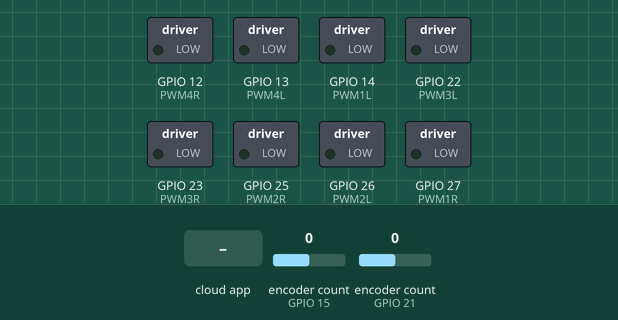
Bench run of a sketch on a simulated ESP32. Shown: switched loads named in the sketch (green lamp = pin HIGH). The test bench sets the inputs (shaded band); at power-on: encoder count (sensors on GPIO 15, GPIO 21) 0. The ROS host is connected and sends only what is stated.

Above: at 1.2 s.
1.3 s: the phone or cloud app sets linear.x to -100
At 2.6 s:
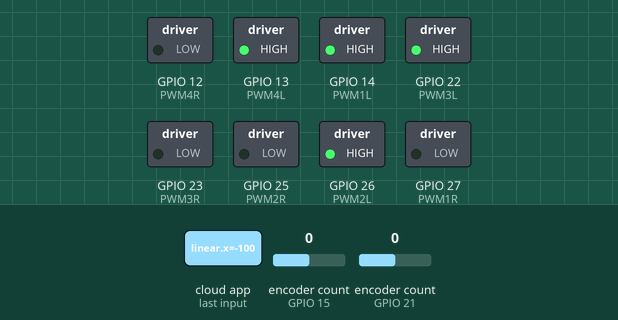
2.9 s: the phone or cloud app sets linear.x to 100
At 3.5 s:
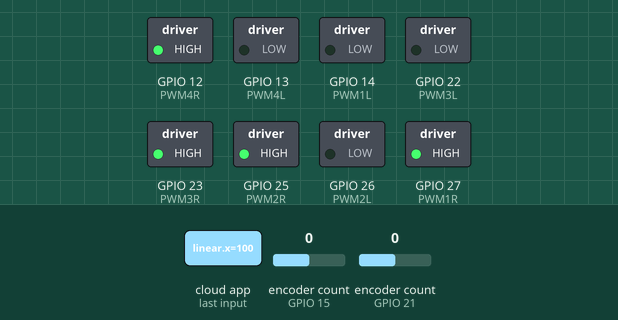
4.5 s: the phone or cloud app sets linear.x to 0
At 5.5 s:
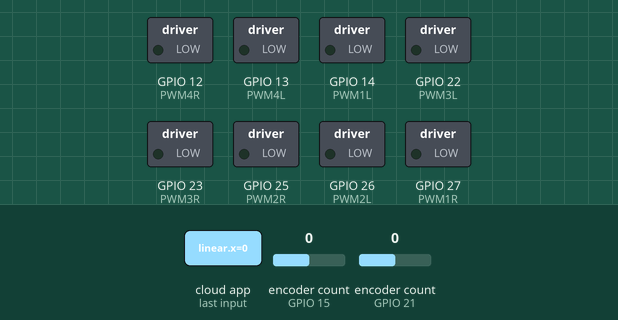
6.1 s: the phone or cloud app sets angular.z to -100
At 7.4 s:
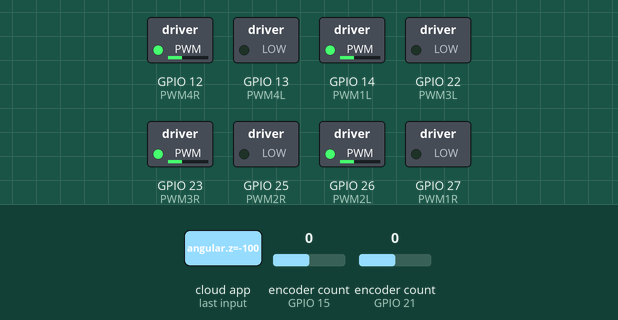
7.7 s: the phone or cloud app sets angular.z to 100
At 8.1 s:
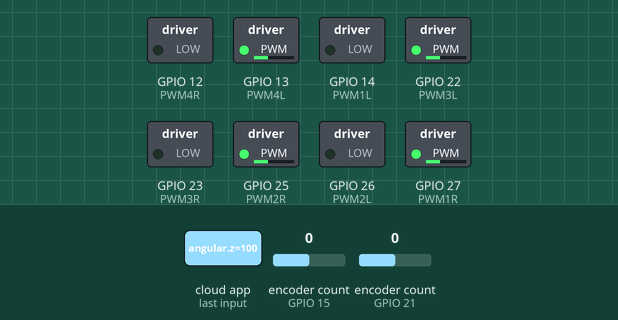
9.3 s: the phone or cloud app sets linear.x to -100
At 10.1 s:
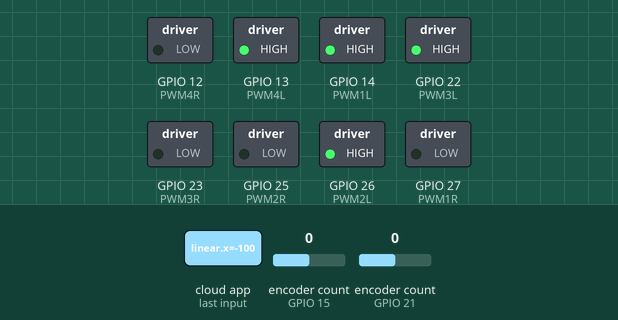
Timing chart, 0 to 11.9 s (numbered marks = the images above; inputs shaded):
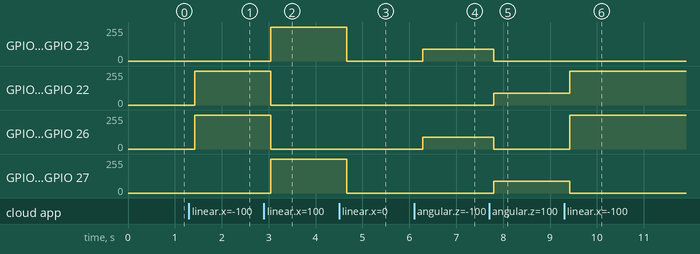

Measured:
- after the input at 1.3 s, GPIO 13 (PWM4L), GPIO 14 (PWM1L), GPIO 22 (PWM3L), GPIO 26 (PWM2L): 0/255 → 255/255 after 0.12 s
- after the input at 2.9 s, GPIO 12 (PWM4R), GPIO 23 (PWM3R), GPIO 25 (PWM2R), GPIO 27 (PWM1R): 0/255 → 255/255 after 0.14 s; GPIO 13 (PWM4L), GPIO 14 (PWM1L), GPIO 22 (PWM3L), GPIO 26 (PWM2L): 255/255 → 0/255 after 0.14 s
- after the input at 4.5 s, GPIO 12 (PWM4R), GPIO 23 (PWM3R), GPIO 25 (PWM2R), GPIO 27 (PWM1R): 255/255 → 0/255 after 0.16 s
- after the input at 6.1 s, GPIO 12 (PWM4R), GPIO 14 (PWM1L), GPIO 23 (PWM3R), GPIO 26 (PWM2L): 0/255 → 89/255 after 0.18 s
- after the input at 7.7 s, GPIO 12 (PWM4R), GPIO 14 (PWM1L), GPIO 23 (PWM3R), GPIO 26 (PWM2L): 89/255 → 0/255 after 0.10 s; GPIO 13 (PWM4L), GPIO 22 (PWM3L), GPIO 25 (PWM2R), GPIO 27 (PWM1R): 0/255 → 89/255 after 0.10 s
- after the input at 9.3 s, GPIO 13 (PWM4L), GPIO 22 (PWM3L): 89/255 → 255/255 after 0.12 s; GPIO 14 (PWM1L), GPIO 26 (PWM2L): 0/255 → 255/255 after 0.12 s; GPIO 25 (PWM2R), GPIO 27 (PWM1R): 89/255 → 0/255 after 0.12 s

The sketch:

esp32_code_4wd.ino
```cpp
// #include "WiFi.h"
#include <ESP32Encoder.h>
#include <ros.h>
#include <std_msgs/Int32.h>
#include <geometry_msgs/Twist.h>

// Pin definitions adapted for ESP32
#define ENC1A 21
#define ENC1B 19
#define ENC2A 32
#define ENC2B 33
#define ENC3A 18
#define ENC3B 5
#define ENC4A 15
#define ENC4B 4

#define PWM1R 27
#define PWM1L 14
#define PWM2R 25
#define PWM2L 26
#define PWM3R 23
#define PWM3L 22
#define PWM4R 12
#define PWM4L 13

// Encoder objects
ESP32Encoder encoder1;
ESP32Encoder encoder2;
ESP32Encoder encoder3;
ESP32Encoder encoder4;

// ROS node handle
ros::NodeHandle nh;

// Encoder position messages
std_msgs::Int32 encoder_pos1_msg;
std_msgs::Int32 encoder_pos2_msg;
std_msgs::Int32 encoder_pos3_msg;
std_msgs::Int32 encoder_pos4_msg;

ros::Publisher motor1_pub("motor1_encoder", &encoder_pos1_msg);
ros::Publisher motor2_pub("motor2_encoder", &encoder_pos2_msg);
ros::Publisher motor3_pub("motor3_encoder", &encoder_pos3_msg);
ros::Publisher motor4_pub("motor4_encoder", &encoder_pos4_msg);

// PWM control variables
byte PWM1R_value = 0;
byte PWM1L_value = 0;
byte PWM2R_value = 0;
byte PWM2L_value = 0;
byte PWM3R_value = 0;
byte PWM3L_value = 0;
byte PWM4R_value = 0;
byte PWM4L_value = 0;

const int max_velocity = 309;
const float L = 0.444; // distance between the left and right wheels
const int counts_per_rev = 140;
const float wheel_radius = 0.055;

void twist_callback(const geometry_msgs::Twist& msg)
{
   float vl;
   float vr;

   // Linear velocity is msg.linear.x
   // Angular velocity is msg.angular.z
   float v = msg.linear.x;
   float w = msg.angular.z;


   vl = counts_per_rev * (v - 0.5 * w * L) / (2 * PI * wheel_radius);
   vr = counts_per_rev * (v + 0.5 * w * L) / (2 * PI * wheel_radius);
   if(abs(vr) > 255)
   {
      vr = (vr / abs(vr)) * 255;
   }

   if (vr >= 0)
   {
      PWM1R_value = vr;
      PWM1L_value = 0;
      PWM2R_value = vr;
      PWM2L_value = 0;
   }
   else
   {
      PWM1R_value = 0;
      PWM1L_value = abs(vr);
      PWM2R_value = 0;
      PWM2L_value = abs(vr);
   }

   if(abs(vl) > 255)
   {
      vl = (vl / abs(vl)) * 255;
   }

   if (vl >= 0)
   {
      PWM4R_value = vl;
      PWM4L_value = 0.0;
      PWM3R_value = vl;
      PWM3L_value = 0.0;
   }
   else
   {
      PWM4R_value = 0.0;
      PWM4L_value = abs(vl);
      PWM3R_value = 0.0;
      PWM3L_value = abs(vl);
   }

}

ros::Subscriber<geometry_msgs::Twist> twist_sub("cmd_vel", &twist_callback);

void setup() {
  // Initialize encoder pins
  encoder1.attachFullQuad(ENC1A, ENC1B);
  // encoder2.attachFullQuad(ENC2A, ENC2B);
  // encoder3.attachFullQuad(ENC3A, ENC3B);
  encoder4.attachFullQuad(ENC4A, ENC4B);

  // Set all encoders' count to zero
  encoder1.setCount(0);
  // encoder2.setCount(0);
  // encoder3.setCount(0);
  encoder4.setCount(0);

  // Initialize PWM pins
  pinMode(PWM1R, OUTPUT);
  pinMode(PWM1L, OUTPUT);
  pinMode(PWM2R, OUTPUT);
  pinMode(PWM2L, OUTPUT);
  pinMode(PWM3R, OUTPUT);
  pinMode(PWM3L, OUTPUT);
  pinMode(PWM4R, OUTPUT);
  pinMode(PWM4L, OUTPUT);

  // Initialize ROS
  nh.initNode();

  nh.advertise(motor1_pub);
  // nh.advertise(motor2_pub);
  // nh.advertise(motor3_pub);
  nh.advertise(motor4_pub);
  nh.subscribe(twist_sub);

  // Serial.begin(57600); // Start serial communication at 115200 baud
}

void loop() {
  // Read encoder positions
  encoder_pos1_msg.data = -encoder1.getCount();
  // encoder_pos2_msg.data = encoder2.getCount();
  // encoder_pos3_msg.data = encoder3.getCount();
  encoder_pos4_msg.data = encoder4.getCount();

  // Publish encoder readings
  motor1_pub.publish(&encoder_pos1_msg);
  // motor2_pub.publish(&encoder_pos2_msg);
  // motor3_pub.publish(&encoder_pos3_msg);
  motor4_pub.publish(&encoder_pos4_msg);

  analogWrite(PWM1R, PWM1R_value);
  analogWrite(PWM1L, PWM1L_value);
  analogWrite(PWM2R, PWM2R_value);
  analogWrite(PWM2L, PWM2L_value);
  analogWrite(PWM3R, PWM3R_value);
  analogWrite(PWM3L, PWM3L_value);
  analogWrite(PWM4R, PWM4R_value);
  analogWrite(PWM4L, PWM4L_value);

  nh.spinOnce(); // Handle ROS communication
  delay(100); // Short delay to ensure stability
}
```
